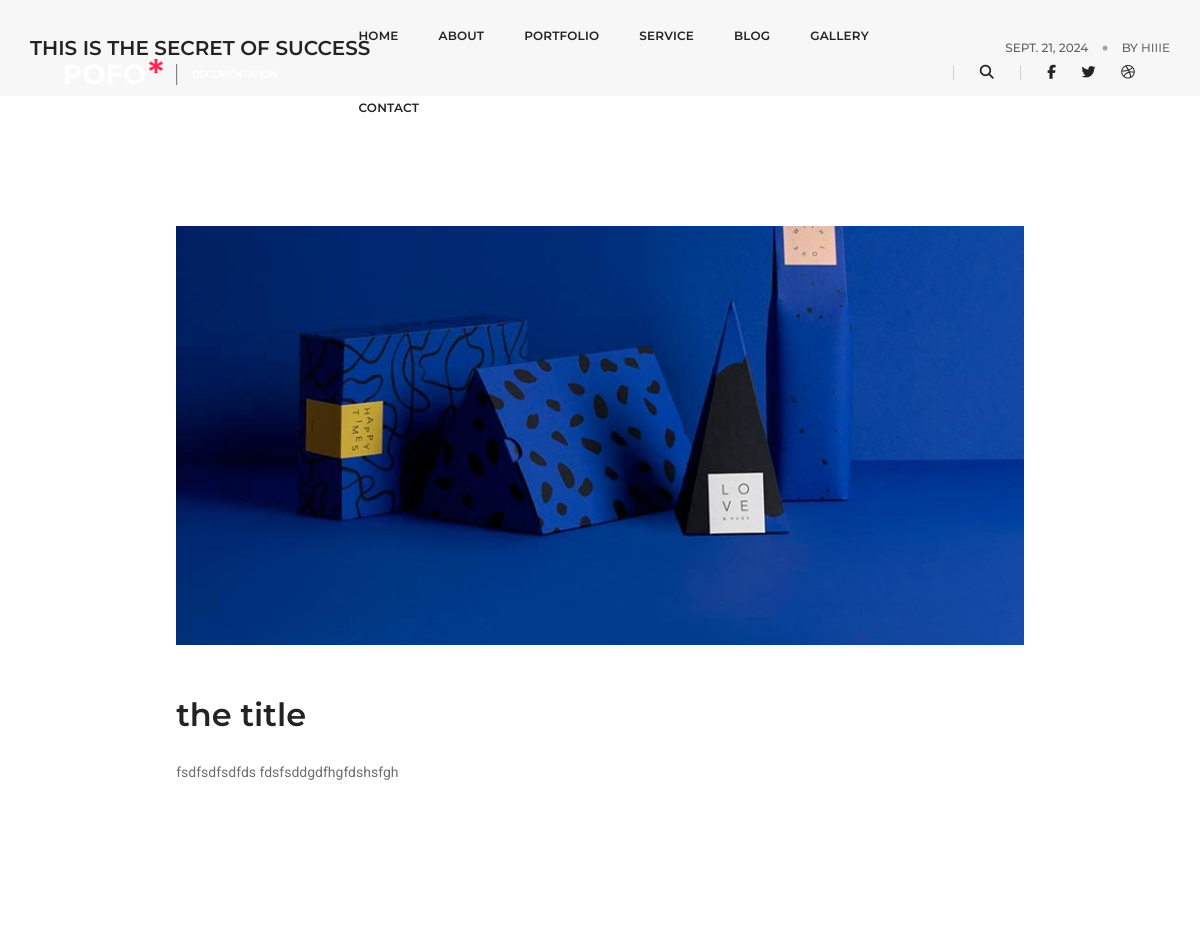
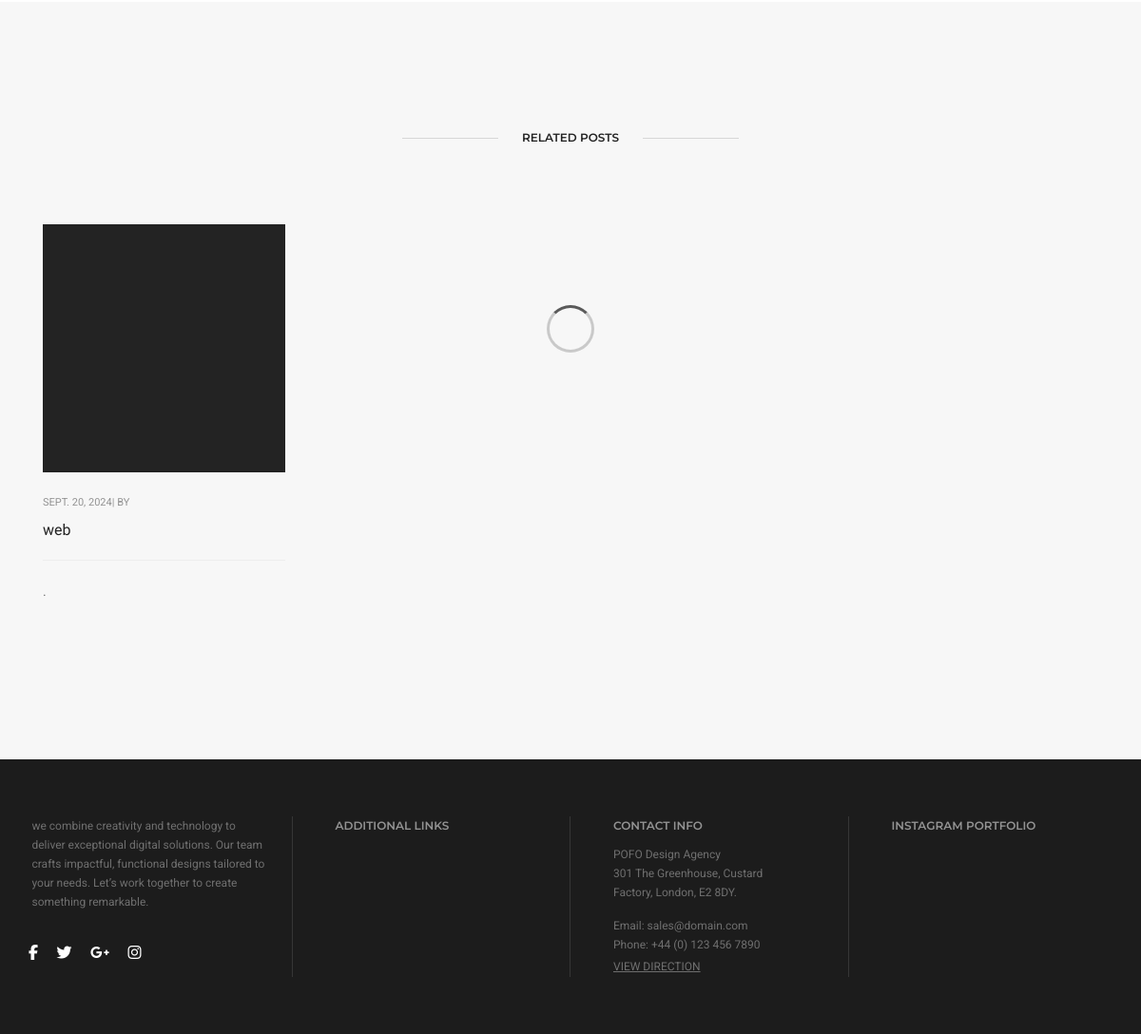
The app's page /blog/the-title/ with its own data (2 pictures, top to bottom).
### web/models.py (models this page shows, shortened)
class Blog(models.Model):
    name = models.CharField(max_length=200)
    date = models.DateField()
    image = models.ImageField(upload_to='blog/')
    title = models.CharField(max_length=250)
    detail_image = models.ImageField(upload_to='blog/')
    description = HTMLField()
    slug = models.SlugField(max_length=250,blank=True,null=True)
    def get_absolute_url(self):
        return reverse("web:blog-detail", kwargs={"slug": self.slug})

### web/views.py (the view)
# urls.py: path('blog/<slug:slug>/',BlogDetailView.as_view(), name='blog-detail'),
class BlogDetailView(DetailView):
    model = Blog
    template_name = 'web/blog_detail.html'  # Assuming you have a template for blog detail
    def get_context_data(self, **kwargs):
        context = super().get_context_data(**kwargs)
        slug = self.kwargs.get('slug')
        blog = get_object_or_404(Blog, slug=slug)
        other_blogs = Blog.objects.exclude(slug=slug)
        context["blog"] = blog  # Single blog object
        context["other_blogs"] = other_blogs  # All other blogs except the current one
        return context

### templates/web/blog_detail.html (shortened to what this page needs)
<!doctype html>
{% extends 'web/partials/base2.html' %}
{% load static %}
{% block content %}
        <section class="wow animate__fadeIn bg-light-gray padding-35px-tb page-title-small top-space">
            <div class="container position-relative">
                <div class="row align-items-center">
                    <div class="col-xl-8 col-md-6 d-flex flex-column justify-content-center text-center text-md-start">
                        <h1 class="alt-font text-extra-dark-gray font-weight-600 mb-0 text-uppercase">This is the secret of success</h1>
                    </div>
                    <div class="col-xl-4 col-md-6 alt-font breadcrumb justify-content-center justify-content-md-end text-small sm-margin-10px-top">
                        <ul class="text-center text-md-start text-uppercase">
                            <li><a href="#" class="text-dark-gray">{{blog.date}}</a></li>
                            <li><span class="text-dark-gray">by <a href="blog-masonry.html">{{blog.name}}</a></span></li>
                        </ul>
                    </div>
                </div>
            </div>
        </section>
        <section class="wow animate__fadeIn">
            <div class="container">
                <div class="row justify-content-center">
                    <div class="col-lg-9 last-paragraph-no-margin">
                        <img src="{{ blog.detail_image.url }}" alt="" class="w-100 margin-50px-bottom md-margin-30px-bottom">
                        <h5 class="alt-font font-weight-600 text-extra-dark-gray">{{blog.title}}</h5>
                        <p class="text-large line-height-30 text-medium-gray sm-line-height-26">{{blog.description|safe}}</p>
                    </div>
                </div>
            </div>
        </section>
        <section class="wow animate__fadeIn bg-light-gray">
            <div class="container">
                <div class="row">
                    <div class="col-lg-10 mx-auto text-center margin-65px-bottom sm-margin-40px-bottom">
                        <div class="position-relative overflow-hidden w-100">
                            <span class="text-small text-outside-line-full alt-font font-weight-600 text-uppercase text-extra-dark-gray">Related Posts</span>
                        </div>
                    </div>
                </div>
                <div class="row">
                    <div class="col-12 blog-content">
                        <ul class="blog-classic blog-wrapper grid grid-loading grid-4col xl-grid-4col lg-grid-3col md-grid-2col sm-grid-2col xs-grid-1col gutter-extra-large">
                            {% for other_blog in other_blogs %}
                            <li class="grid-item last-paragraph-no-margin wow animate__fadeInUp">
                                <div class="blog-post blog-post-style1 text-center text-sm-start">
                                    <div class="blog-post-images overflow-hidden margin-25px-bottom md-margin-20px-bottom">
                                        <a href="{{other_blog.get_absolute_url}}">
                                        </a>
                                    </div>
                                    <div class="post-details margin-20px-bottom xs-no-margin-bottom">
                                        <span class="post-author text-extra-small text-medium-gray text-uppercase d-block margin-10px-bottom sm-margin-5px-bottom">{{ other_blog.date }}| by </span>
                                        <a href="blog-post-layout-01.html" class="post-title text-medium text-extra-dark-gray w-90 d-block md-w-100">{{other_blog.title}}</a>
                                        <div class="separator-line-horrizontal-full bg-medium-light-gray margin-20px-tb md-margin-15px-tb"></div>
                                        <p class="w-90 sm-w-100">.</p>
                                    </div>
                                </div>
                            </li>
                            {% endfor %}
                        </ul>
                    </div>
                </div>
            </div>
        </section>
       {% endblock %}

### static/web/assets/css/bootsnav.css (style rules this page uses)
body { -webkit-transition: all 0.3s ease-in-out;-moz-transition: all 0.3s ease-in-out;-o-transition: all 0.3s ease-in-out;-ms-transition: all 0.3s ease-in-out;transition: all 0.3s ease-in-out; }

### records on screen
Blog: date "SEPT. 21, 2024", name "HIIIE", detail_image (picture), title "the title", description "fsdfsdfsdfds fdsfsddgdfhgfdshsfgh"
Blog: date "SEPT. 20, 2024", title "web"
